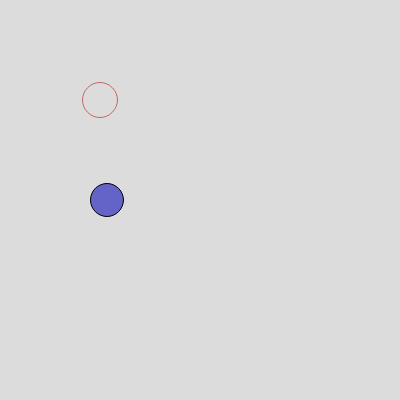
Frame 1 (no input)
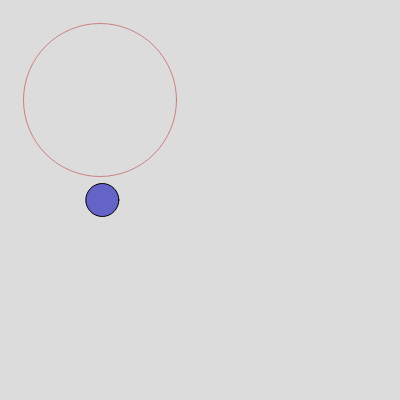
Frame 60 (no input)
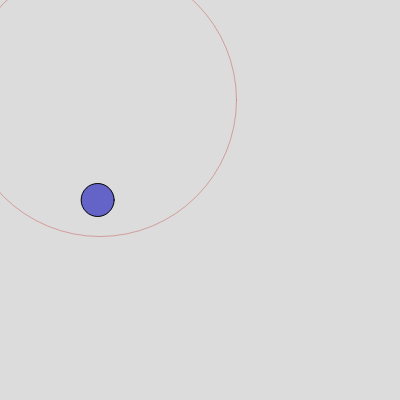
Frame 120 (the mouse pressed at the canvas centre since frame 60)

The p5.js sketch that drew these frames (run headless with seeded random() and noise() and a simulated clock; from frame 60 on, the mouse is pressed at the canvas centre):

// p5.js sketch
// ── sketch.js
let ob1 = {
  x: 100,
  y: 100,
  r: 33
}

let ob2 = {
  x: 100,
  y: 200,
  r: 33
}

let ripples = [];
let dots = [];

function setup() {
  createCanvas(400, 400);

  ripples[0] = new Ripple(ob1.x, ob1.y, ob1.r, color(200, 100, 100), true);
  dots[0] = new Dots(ob2.x, ob2.y, ob2.r, color(100, 100, 200), false);
  // dots[1] = new Dots(300, 20, ob2.r, color(100, 100, 200), false);
}

function draw() {
  background(220);

  for (let i = 0; i < ripples.length; i++) {
    ripples[i].render();
  }

  for (let i = 0; i < dots.length; i++) {
    dots[i].render();
  }
}


class Ripple {
  constructor(_x, _y, _r, _c, g) {
    this.pos = {
      x: _x,
      y: _y
    }
    this.r = _r;
    this.col = _c;
    this.alpha = 255;
    this.rippleLife = 1;
    this.shouldGrow = g;
  }

  checkIfHitDot() {
    for (let i = 0; i < dots.length; i++) {
      if (dist(this.pos.x, this.pos.y, dots[i].pos.x, dots[i].pos.y) < this.r + dots[i].r && this.alpha > 0) {
        dots[i].isHit = true;
      } else if (this.alpha <= 0) {
        dots[i].isHit = false;
      }
    }
    return this;
  }

  update() {
    this.alpha -= this.rippleLife;
    if (this.shouldGrow) this.r += 2;

    return this;
  }

  display() {
    push();
    noFill();
    stroke(200, 100, 100, this.alpha);
    ellipse(this.pos.x, this.pos.y, this.r);
    pop();

    return this;
  }

  render() {
    return this.update().checkIfHitDot().display();
  }
}

class Dots {
  constructor(_x, _y, _r, _c) {
    this.pos = {
      x: _x,
      y: _y
    }
    this.r = _r;
    this.col = _c;
    this.osc = 0;
    this.speed = 0;
    this.scalar = 7;
    this.newXPos = 0;
    this.isHit = false;

    this.min = 0;
    this.max = 3;
  }

  update() {

    if (this.isHit) {
      this.speed += 0.075;
    } else {
      this.speed -= 0.01;
    }

    if (this.speed <= this.min) {
      this.speed = this.min;
    } else if (this.speed >= this.max) {
      this.speed = this.max;
    }

    this.osc += this.speed;
    this.newXPos = this.scalar * cos(radians(this.osc));

    return this;
  }

  checkRipplePos() {
    if (mouseIsPressed) {
      if (mouseX < this.pos.x - (this.r / 2) && mouseY < this.pos.y - (this.r / 2)) {
        console.log('top left');
      } else if (mouseX > this.pos.x - (this.r / 2) && mouseY < this.pos.y - (this.r / 2)) {
        console.log('top right');
      } else if (mouseX < this.pos.x - (this.r / 2) && mouseY > this.pos.y - (this.r / 2)) {
        console.log('bottom left');
      } else if (mouseX > this.pos.x - (this.r / 2) && mouseY > this.pos.y - (this.r / 2)) {
        console.log('bottom right');
      }
    }

    return this;
  }

  display() {
    fill(this.col);
    translate(this.pos.x, 0);
    ellipse(this.newXPos, this.pos.y, this.r);

    return this;
  }

  render() {
    return this.update().display().checkRipplePos();
  }
}
